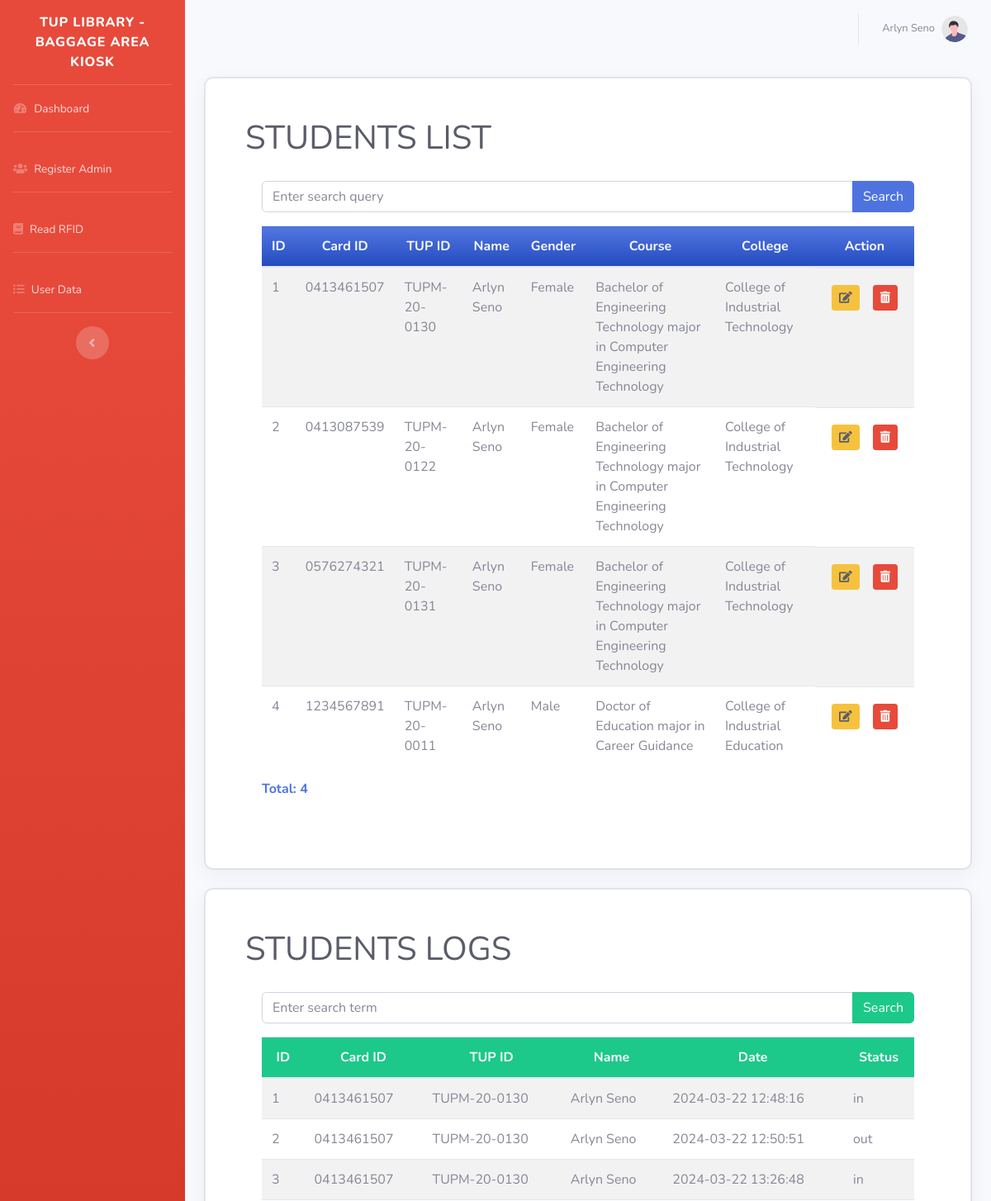
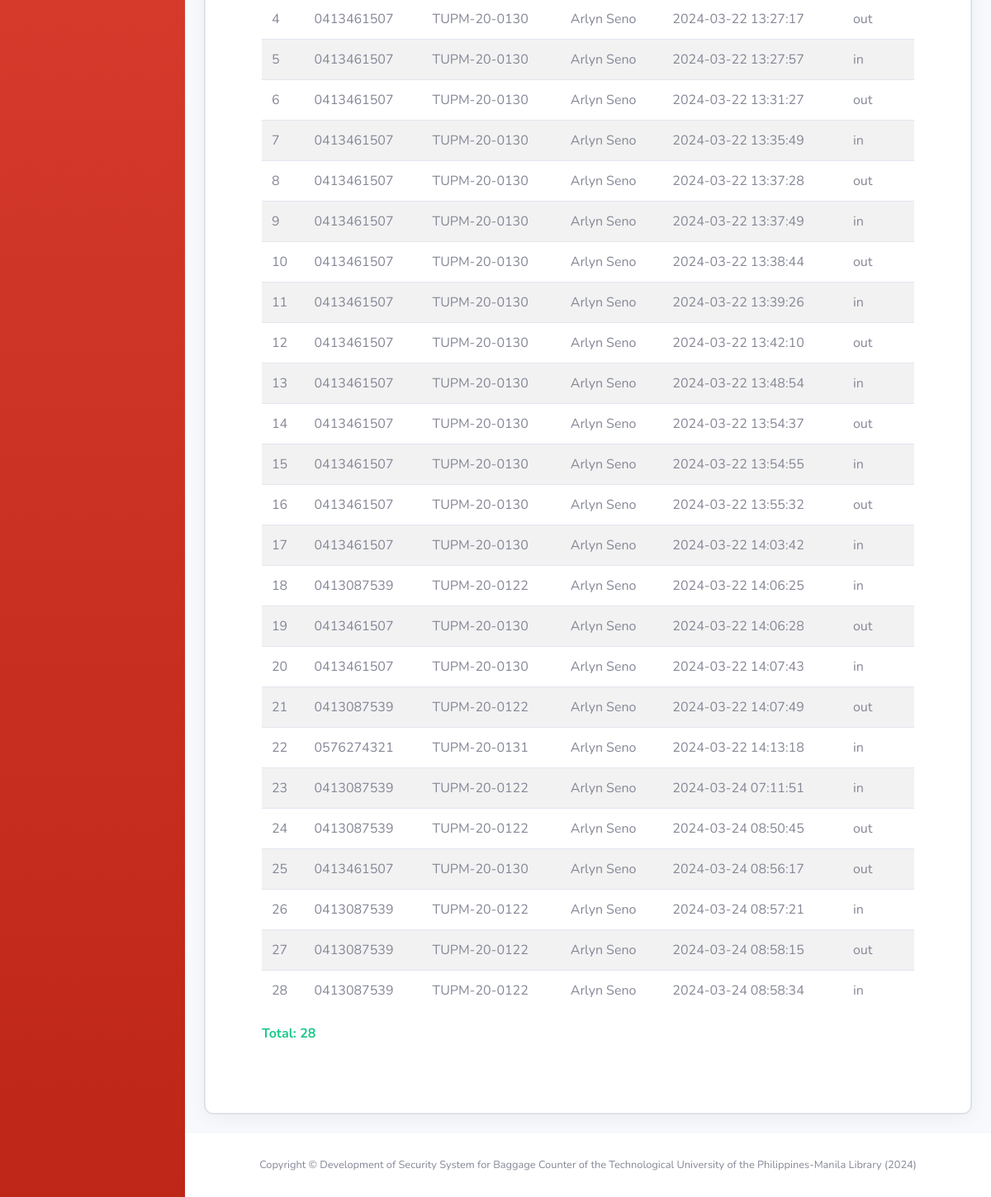
The app's page /userdata.php (signed in) with its own data (2 pictures, top to bottom).
### tables this page shows
CREATE TABLE `registered_users` (
  `id` int(11) NOT NULL,
  `rfid` varchar(255) DEFAULT NULL,
  `tupid` varchar(255) DEFAULT NULL,
  `name` varchar(255) DEFAULT NULL,
  `gender` varchar(255) DEFAULT NULL,
  `course` varchar(255) DEFAULT NULL,
  `college` varchar(255) DEFAULT NULL,
  `number` varchar(13) NOT NULL,
  `registration_date` timestamp NOT NULL DEFAULT current_timestamp()
);

CREATE TABLE `students_logs` (
  `id` int(11) NOT NULL,
  `rfid` varchar(255) DEFAULT NULL,
  `status` enum('in','out') DEFAULT NULL,
  `tupid` varchar(255) DEFAULT NULL,
  `name` varchar(255) DEFAULT NULL,
  `gender` varchar(255) DEFAULT NULL,
  `course` varchar(255) DEFAULT NULL,
  `college` varchar(255) DEFAULT NULL,
  `number` varchar(13) NOT NULL,
  `timestamp` timestamp NOT NULL DEFAULT current_timestamp()
);

### navItems.php (called while the page is built)
<?php
$navItems = [
    ["href" => "index.php", "icon" => "fas fa-fw fa-tachometer-alt", "text" => "Dashboard"],
    ["href" => "register_admin.php", "icon" => "fas fa-users", "text" => "Register Admin"],
    ["href" => "readrfid.php", "icon" => "fas fa-book", "text" => "Read RFID"],
    ["href" => "userdata.php", "icon" => "fas fa-list-ul", "text" => "User Data"]
];
?>

### userdata.php (the view, shortened to what this page needs)
<!DOCTYPE html>
<html lang="en">
<head>
    <link href="vendor/fontawesome-free/css/all.min.css" rel="stylesheet" type="text/css">
    <link href="css/sb-admin-2.min.css" rel="stylesheet">
</head>
<body id="page-top">
    <div id="wrapper">
        <?php include 'navItems.php'; ?>
        <ul class="navbar-nav bg-gradient-danger sidebar sidebar-dark accordion pt-3" id="accordionSidebar">
            <a class="sidebar-brand d-flex align-items-center justify-content-center mb-3" href="index.php">
                <div class="sidebar-brand-text mx-3 ">TUP LIBRARY - BAGGAGE AREA KIOSK</div>
            </a>
            <hr class="sidebar-divider my-0">
            <?php foreach ($navItems as $item): ?>
                <li class="nav-item">
                    <a class="nav-link" href="<?= $item['href'] ?>">
                        <i class="<?= $item['icon'] ?>"></i>
                        <span>
                            <?= $item['text'] ?>
                        </span>
                    </a>
                </li>
                <hr class="sidebar-divider">
            <?php endforeach; ?>
            <div class="text-center d-none d-md-inline">
                <button class="rounded-circle border-0" id="sidebarToggle"></button>
            </div>
        </ul>
        <div id="content-wrapper" class="d-flex flex-column">
            <div id="content">
                <?php
                include_once 'navbar.php';
                ?>
                <div class="container-fluid">
                    <div class="card  mb-4 p-5">
                        <h1 class="text-dark">STUDENTS LIST</h1>
                        <div class="card-body">
                            <form action="" method="GET">
                                <div class="input-group mb-3">
                                    <input type="text" class="form-control" placeholder="Enter search query"
                                        name="query1"
                                        value="<?php echo isset($_GET['query1']) ? $_GET['query1'] : ''; ?>"
                                        id="search">
                                    <div class="input-group-append">
                                        <button class="btn btn-primary" type="submit">Search</button>
                                    </div>
                                </div>
                            </form>
                            <div class="table-responsive">
                                <?php
                                include_once('connection.php');
                                $sql = "SELECT * FROM registered_users";
                                $result = $conn->query($sql);
                                if ($result->num_rows > 0) {
                                    echo '<table class="table table-striped table-hover" id="myTable">
                        <thead>
                            <tr class="bg-gradient-primary text-light text-center">
                                <th> ID</th>
                                <th>Card ID</th>
                                <th>TUP ID</th>
                                <th>Name</th>
                                <th>Gender</th>
                                <th>Course</th>
                                <th>College</th>
                                <th>Action</th>
                            </tr>
                        </thead>
                        <tbody>';
                                    while ($row = $result->fetch_assoc()) {
                                        echo "<tr>
                            <td>{$row['id']}</td>
                            <td>{$row['rfid']}</td>
                            <td>{$row['tupid']}</td>
                            <td>{$row['name']}</td>
                            <td>{$row['gender']}</td>
                            <td>{$row['course']}</td>
                            <td>{$row['college']}</td>
                            <td class='d-flex'>
                                <a href='edit.php?id={$row['rfid']}' class='btn btn-warning text-dark btn-sm m-2'><i class='fas fa-edit'></i></a>
                                <a href='delete.php?id={$row['rfid']}' class='btn btn-danger btn-sm m-2' onclick='return confirm(\"Are you sure you want to delete this record?\");'><i class='fas fa-trash-alt'></i></a>
                            </td>
                        </tr>";
                                    }
                                    echo '</tbody></table>';
                                    $num_rows = $result->num_rows;
                                    echo "<p class='text-primary'><b>Total: $num_rows</b></p>";
                                } else {
                                    echo "<p>No results found</p>";
                                }
                                ?>
                            </div>
                        </div>
                    </div>
                    <div class="card  p-5 mb-4">
                        <h1 class="text-dark">STUDENTS LOGS</h1>
                        <div class="card-body">
                            <form action="" method="GET">
                                <div class="input-group mb-3">
                                    <input type="text" class="form-control" placeholder="Enter search term"
                                        id="searchInput" name="query"
                                        value="<?php echo isset($_GET['query']) ? $_GET['query'] : ''; ?>">
                                    <div class="input-group-append">
                                        <button class="btn btn-success" type="submit">Search</button>
                                    </div>
                                </div>
                            </form>
                            <?php
                            include_once('connection.php');
                            $sql = "SELECT * FROM students_logs";
                            $result = $conn->query($sql);
                            if ($result->num_rows > 0) {
                                            echo '<table class="table table-striped table-hover">
                            <thead>
                                <tr class="bg-success text-light text-center">
                                    <th>ID</th>
                                    <th>Card ID</th>
                                    <th>TUP ID</th>
                                    <th>Name</th>
                                    <th>Date</th>
                                    <th>Status</th>
                                </tr>
                            </thead>
                            <tbody>';
                                            while ($row = $result->fetch_assoc()) {
                                                echo "<tr>
                                    <td>{$row['id']}</td>
                                    <td>{$row['rfid']}</td>
                                    <td>{$row['tupid']}</td>
                                    <td>{$row['name']}</td>
                                    <td>{$row['timestamp']}</td>
                                    <td>{$row['status']}</td>
                                </tr>";
                                }
                                echo '</tbody></table>';
                                $num_rows = $result->num_rows;
                                echo "<p class='text-success'><b>Total: $num_rows</b></p>";
                            } else {
                                echo "<p>No results found</p>";
                            }
                            ?>
                        </div>
                    </div>
                </div>
                <footer class="sticky-footer bg-white">
                    <div class="container my-auto">
                        <div class="copyright text-center my-auto">
                            <span>Copyright &copy;  Development of Security System for Baggage Counter of the Technological University of the Philippines-Manila Library (2024)</span>
                        </div>
                    </div>
                </footer>
            </div>
        </div>
</body>
</html>

### navbar.php (shortened to what this page needs)
<?php
if(isset($_SESSION['username'])) {
    $username = $_SESSION['username'];
} else {
    $username = '';
}
?>
<nav class="navbar navbar-expand topbar mb-4">
    <ul class="navbar-nav ml-auto">
        <li class="nav-item dropdown no-arrow">
            <a class="nav-link dropdown-toggle" href="#" id="userDropdown" role="button"
                data-toggle="dropdown" aria-haspopup="true" aria-expanded="false">
                <span class="mr-2 d-none d-lg-inline text-gray-600 small"><?= $username ?></span>
                <img class="img-profile rounded-circle" src="img/undraw_profile.svg">
            </a>
        </li>
    </ul>
</nav>

### userdata.php (style rules this page uses)
.card { box-shadow: rgba(0, 0, 0, 0.05) 0px 6px 24px 0px, rgba(0, 0, 0, 0.08) 0px 0px 0px 1px; border-radius: 10px; }

### records on screen
registered_users: id "1", rfid "0413461507", tupid "TUPM-20-0130", name "Arlyn Seno", gender "Female", course "Bachelor of Engineering Technology major in Computer Engineering Technology", college "College of Industrial Technology"
registered_users: id "2", rfid "0413087539", tupid "TUPM-20-0122", name "Arlyn Seno", gender "Female", course "Bachelor of Engineering Technology major in Computer Engineering Technology", college "College of Industrial Technology"
registered_users: id "3", rfid "0576274321", tupid "TUPM-20-0131", name "Arlyn Seno", gender "Female", course "Bachelor of Engineering Technology major in Computer Engineering Technology", college "College of Industrial Technology"
registered_users: id "4", rfid "1234567891", tupid "TUPM-20-0011", name "Arlyn Seno", gender "Male", course "Doctor of Education major in Career Guidance", college "College of Industrial Education"
students_logs: id "1", rfid "0413461507", tupid "TUPM-20-0130", name "Arlyn Seno", timestamp "2024-03-22 12:48:16", status "in"
students_logs: id "2", rfid "0413461507", tupid "TUPM-20-0130", name "Arlyn Seno", timestamp "2024-03-22 12:50:51", status "out"
students_logs: id "3", rfid "0413461507", tupid "TUPM-20-0130", name "Arlyn Seno", timestamp "2024-03-22 13:26:48", status "in"
students_logs: id "4", rfid "0413461507", tupid "TUPM-20-0130", name "Arlyn Seno", timestamp "2024-03-22 13:27:17", status "out"
students_logs: id "5", rfid "0413461507", tupid "TUPM-20-0130", name "Arlyn Seno", timestamp "2024-03-22 13:27:57", status "in"
students_logs: id "6", rfid "0413461507", tupid "TUPM-20-0130", name "Arlyn Seno", timestamp "2024-03-22 13:31:27", status "out"
students_logs: id "7", rfid "0413461507", tupid "TUPM-20-0130", name "Arlyn Seno", timestamp "2024-03-22 13:35:49", status "in"
students_logs: id "8", rfid "0413461507", tupid "TUPM-20-0130", name "Arlyn Seno", timestamp "2024-03-22 13:37:28", status "out"
students_logs: id "9", rfid "0413461507", tupid "TUPM-20-0130", name "Arlyn Seno", timestamp "2024-03-22 13:37:49", status "in"
students_logs: id "10", rfid "0413461507", tupid "TUPM-20-0130", name "Arlyn Seno", timestamp "2024-03-22 13:38:44", status "out"
students_logs: id "11", rfid "0413461507", tupid "TUPM-20-0130", name "Arlyn Seno", timestamp "2024-03-22 13:39:26", status "in"
students_logs: id "12", rfid "0413461507", tupid "TUPM-20-0130", name "Arlyn Seno", timestamp "2024-03-22 13:42:10", status "out"
students_logs: id "13", rfid "0413461507", tupid "TUPM-20-0130", name "Arlyn Seno", timestamp "2024-03-22 13:48:54", status "in"
students_logs: id "14", rfid "0413461507", tupid "TUPM-20-0130", name "Arlyn Seno", timestamp "2024-03-22 13:54:37", status "out"
students_logs: id "15", rfid "0413461507", tupid "TUPM-20-0130", name "Arlyn Seno", timestamp "2024-03-22 13:54:55", status "in"
students_logs: id "16", rfid "0413461507", tupid "TUPM-20-0130", name "Arlyn Seno", timestamp "2024-03-22 13:55:32", status "out"
students_logs: id "17", rfid "0413461507", tupid "TUPM-20-0130", name "Arlyn Seno", timestamp "2024-03-22 14:03:42", status "in"
students_logs: id "18", rfid "0413087539", tupid "TUPM-20-0122", name "Arlyn Seno", timestamp "2024-03-22 14:06:25", status "in"
students_logs: id "19", rfid "0413461507", tupid "TUPM-20-0130", name "Arlyn Seno", timestamp "2024-03-22 14:06:28", status "out"
students_logs: id "20", rfid "0413461507", tupid "TUPM-20-0130", name "Arlyn Seno", timestamp "2024-03-22 14:07:43", status "in"
students_logs: id "21", rfid "0413087539", tupid "TUPM-20-0122", name "Arlyn Seno", timestamp "2024-03-22 14:07:49", status "out"
students_logs: id "22", rfid "0576274321", tupid "TUPM-20-0131", name "Arlyn Seno", timestamp "2024-03-22 14:13:18", status "in"
students_logs: id "23", rfid "0413087539", tupid "TUPM-20-0122", name "Arlyn Seno", timestamp "2024-03-24 07:11:51", status "in"
students_logs: id "24", rfid "0413087539", tupid "TUPM-20-0122", name "Arlyn Seno", timestamp "2024-03-24 08:50:45", status "out"
students_logs: id "25", rfid "0413461507", tupid "TUPM-20-0130", name "Arlyn Seno", timestamp "2024-03-24 08:56:17", status "out"
students_logs: id "26", rfid "0413087539", tupid "TUPM-20-0122", name "Arlyn Seno", timestamp "2024-03-24 08:57:21", status "in"
students_logs: id "27", rfid "0413087539", tupid "TUPM-20-0122", name "Arlyn Seno", timestamp "2024-03-24 08:58:15", status "out"
students_logs: id "28", rfid "0413087539", tupid "TUPM-20-0122", name "Arlyn Seno", timestamp "2024-03-24 08:58:34", status "in"

### other values on screen
$item['text'] "Dashboard"
$item['text'] "Register Admin"
$item['text'] "Read RFID"
$item['text'] "User Data"
$username "Arlyn Seno"
$num_rows "4"
$num_rows "28"
